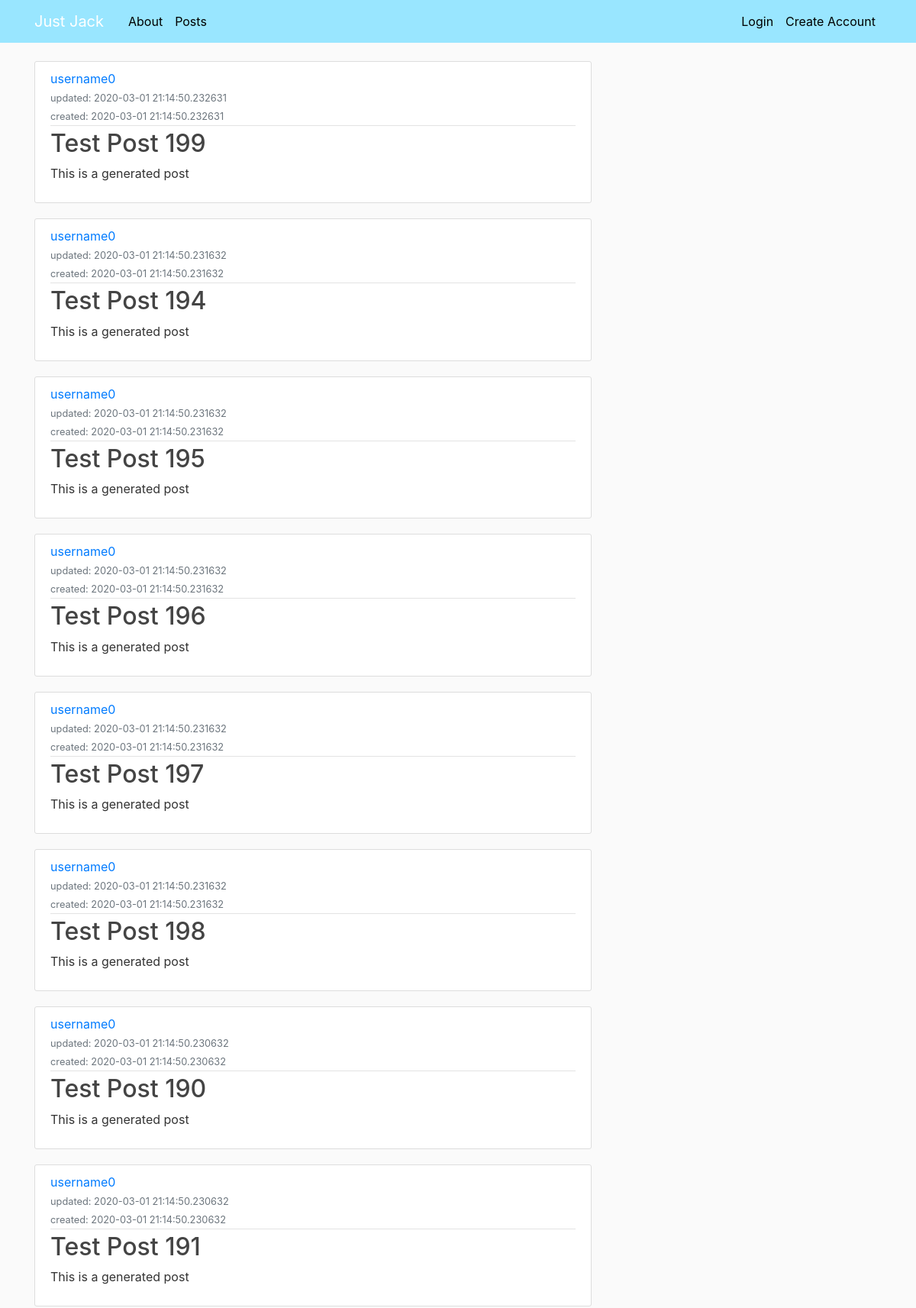
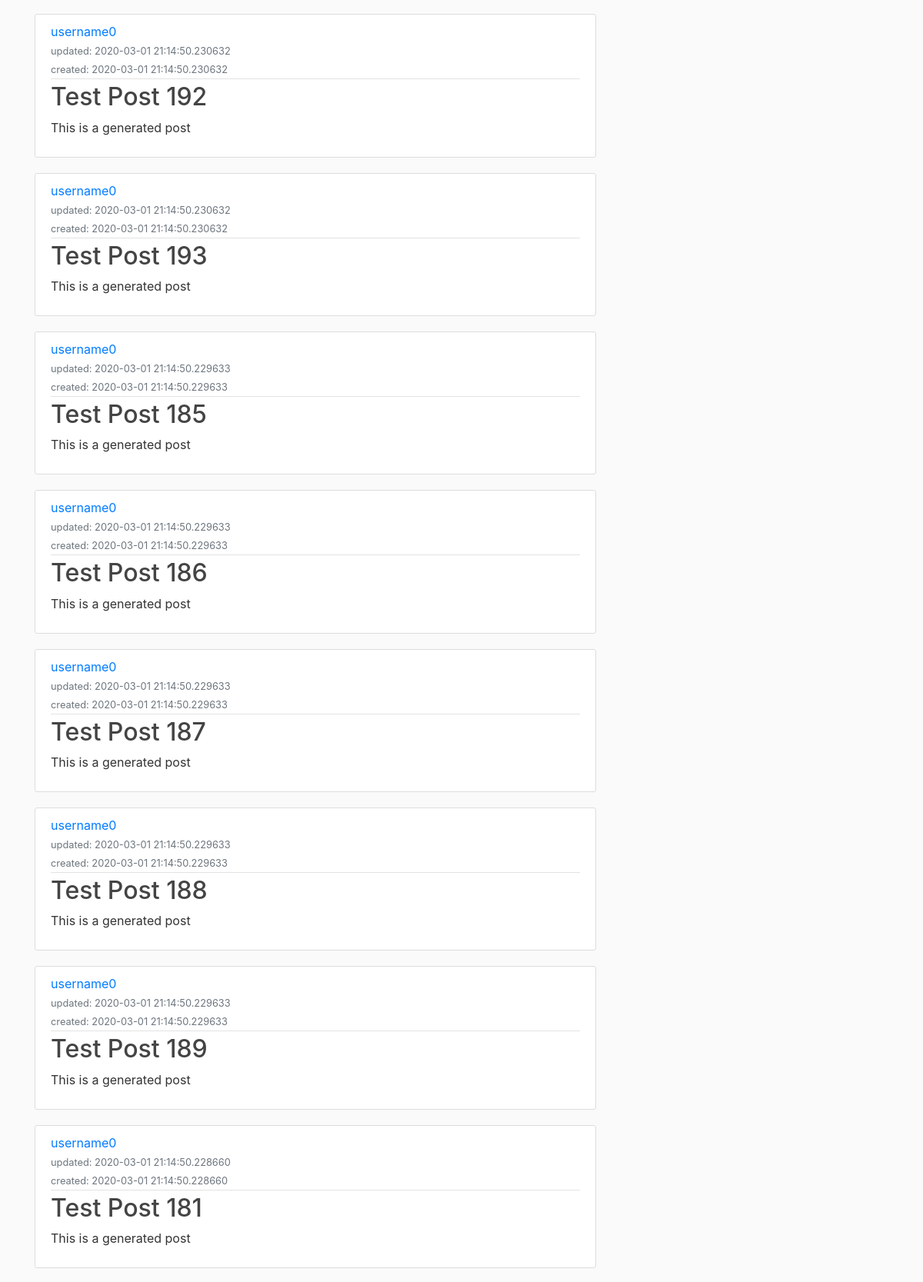
/posts/account/username0 (upper part), run on the app's committed database (2 pictures, top to bottom).
### blogsite/models.py (models this page shows, shortened)
class User(db.Model):
    id = db.Column(db.Integer, primary_key=True)
    username = db.Column(db.String(64), unique=True, nullable=False)
    password = db.Column(db.String(128), nullable=False)
    posts = db.relationship('Post', backref='author')

class Post(db.Model):
    id = db.Column(db.Integer, primary_key=True)
    user_id = db.Column(db.Integer, db.ForeignKey('user.id'), nullable=False)
    title = db.Column(db.String(64), nullable=False)
    body = db.Column(db.String(256), nullable=False)
    create_time = db.Column(db.DateTime, default=datetime.utcnow, nullable=False)
    update_time = db.Column(db.DateTime, default=datetime.utcnow, onupdate=datetime.utcnow, nullable=False)

### blogsite/routes.py (the view, shortened to what this page needs)
@app.route('/posts/account/<user_username>')
def posts_user_username(user_username=None):
    wait_time = 0  # Initial time to wait
    start_time = time.time()  # Begin timing the process
    all_posts = []
    post_usernames = {}
    cleanusername = sanitise.all(user_username)
    raw_sql = 'SELECT id, username FROM user WHERE username="{}"'.format(cleanusername)
    the_user = db.session.execute(raw_sql).first()
    if the_user:
        cleantheuserid = sanitise.all(the_user.id)
        raw_sql = 'SELECT * FROM post WHERE user_id="{}" ORDER BY update_time DESC'.format(cleantheuserid)
        all_posts = db.session.execute(raw_sql).fetchall()
        for p in all_posts:
            post_usernames[p.id] = the_user.username
        try:  # Update average time of query (case = data present)
            account_enumeration_times['posts_user_username']['success'] += time.time() - start_time
            account_enumeration_times['posts_user_username']['success'] *= 0.5
        except KeyError:
            account_enumeration_times['posts_user_username']['success'] = time.time() - start_time
        if account_enumeration_times['posts_user_username'].get('failure'):  # Get the difference between average times
            wait_time = (account_enumeration_times['posts_user_username']['failure']
                         - account_enumeration_times['posts_user_username']['success'])
    if wait_time > 0:
        time.sleep(wait_time)
    return render_template('posts.html', posts=all_posts, post_usernames=post_usernames, title='Posts')

### blogsite/sanitise.py (called while the page is built)
def sub(character):
    switcher = {
        " ": "&#32;",
        "!": "&#33;",
        '"': "&#34;",
        "#": "&#35;",
        "$": "&#36;",
        "%": "&#37;",
        "&": "&#38;",
        "'": "&#39;",
        "(": "&#40;",
        ")": "&#41;",
        "*": "&#42;",
        "+": "&#43;",
        ",": "&#44;",
        "-": "&#45;",
        ".": "&#46;",
        "/": "&#47;",
        ":": "&#58;",
        ";": "&#59;",
        "<": "&#60;",
        "=": "&#61;",
        ">": "&#62;",
        "?": "&#63;",
        "@": "&#64;",
        "[": "&#91;",
        "\\": "&#92;",
        "]": "&#93;",
        "^": "&#94;",
        "_": "&#95;",
        "`": "&#96;",
        "{": "&#123;",
        "|": "&#124;",
        "}": "&#125;",
        "~": "&#126;",
        "€": "&#128;"
    }
    return switcher.get(character, character)

def all(data):
    dirty = str(data)
    clean = ""
    for i in range(len(dirty)):
        clean = clean + str(sub(dirty[i]))
    return clean

### blogsite/templates/posts.html (shortened to what this page needs)
{% extends "base.html" %}
{% block content %}
    {% for post in posts %}
        <article class="media content-section">
            <div class="media-body">
                <div class="article-metadata">
                    <a class="mr-2" href="{{ url_for('posts_user_username', user_username=post_usernames[post.id]|safe) }}">{{ post_usernames[post.id]|safe }}</a>
                    <br>
                    <small class="text-muted">updated: {{ post.update_time|safe }}</small>
                    <br>
                    <small class="text-muted">created: {{ post.create_time|safe }}</small>
                </div>
                <h2><a class="article-title" href="{{ url_for('posts_post_id', post_id=post.id) }}">{{ post.title|safe }}</a></h2>
                <p class="article-content">{{ post.body|safe }}</p>
            </div>
        </article>
    {% endfor %}
{% endblock content %}

### blogsite/static/main.css (style rules this page uses)
body { background: #fafafa; color: #333333; margin-top: 5rem; }
h1, h2, h3, h4, h5, h6 { color: #444444; }
.content-section { background: #ffffff; padding: 10px 20px; border: 1px solid #dddddd; border-radius: 3px; margin-bottom: 20px; }
.article-title { color: #444444; }
.article-content { white-space: pre-line; }
.article-metadata { padding-bottom: 1px; margin-bottom: 4px; border-bottom: 1px solid #e3e3e3 }

### data on the page
Post: update_time "2020-03-01 21:14:50.232631", create_time "2020-03-01 21:14:50.232631", title "Test Post 199", body "This is a generated post"
User: username "username0"
Post: update_time "2020-03-01 21:14:50.231632", create_time "2020-03-01 21:14:50.231632", title "Test Post 194", body "This is a generated post"
Post: update_time "2020-03-01 21:14:50.231632", create_time "2020-03-01 21:14:50.231632", title "Test Post 195", body "This is a generated post"
Post: update_time "2020-03-01 21:14:50.231632", create_time "2020-03-01 21:14:50.231632", title "Test Post 196", body "This is a generated post"
Post: update_time "2020-03-01 21:14:50.231632", create_time "2020-03-01 21:14:50.231632", title "Test Post 197", body "This is a generated post"
Post: update_time "2020-03-01 21:14:50.231632", create_time "2020-03-01 21:14:50.231632", title "Test Post 198", body "This is a generated post"
Post: update_time "2020-03-01 21:14:50.230632", create_time "2020-03-01 21:14:50.230632", title "Test Post 190", body "This is a generated post"
Post: update_time "2020-03-01 21:14:50.230632", create_time "2020-03-01 21:14:50.230632", title "Test Post 191", body "This is a generated post"
Post: update_time "2020-03-01 21:14:50.230632", create_time "2020-03-01 21:14:50.230632", title "Test Post 192", body "This is a generated post"
Post: update_time "2020-03-01 21:14:50.230632", create_time "2020-03-01 21:14:50.230632", title "Test Post 193", body "This is a generated post"
Post: update_time "2020-03-01 21:14:50.229633", create_time "2020-03-01 21:14:50.229633", title "Test Post 185", body "This is a generated post"
Post: update_time "2020-03-01 21:14:50.229633", create_time "2020-03-01 21:14:50.229633", title "Test Post 186", body "This is a generated post"
Post: update_time "2020-03-01 21:14:50.229633", create_time "2020-03-01 21:14:50.229633", title "Test Post 187", body "This is a generated post"
Post: update_time "2020-03-01 21:14:50.229633", create_time "2020-03-01 21:14:50.229633", title "Test Post 188", body "This is a generated post"
Post: update_time "2020-03-01 21:14:50.229633", create_time "2020-03-01 21:14:50.229633", title "Test Post 189", body "This is a generated post"
Post: update_time "2020-03-01 21:14:50.228660", create_time "2020-03-01 21:14:50.228660", title "Test Post 181", body "This is a generated post"
